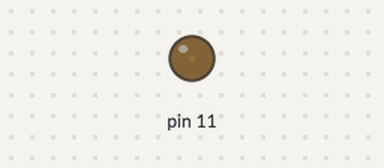
This sketch was run on a simulated Arduino Uno, built with avr-gcc and run on an emulated ATmega328P. Parts: output pins drawn as LEDs (lit = HIGH).

Above: at 0.05 s.
At 1.0 s:
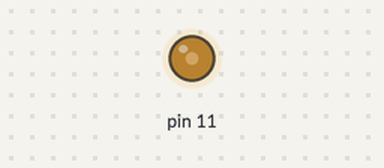
Timing chart, 0 to 3.0 s (numbered marks = the images above):
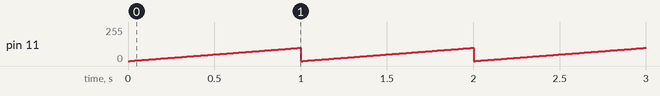

Measured:
- by itself, pin 11: ramps from 0/255 to 99/255 and jumps back, once every 1.0 s

The sketch:

analogled.ino
```cpp
void setup() {
  // put your setup code here, to run once:

pinMode(11,OUTPUT);
}

void loop() {
  // put your main code here, to run repeatedly:

  for(int i=0;i<100;i++)
  {
    analogWrite(11,i);
    delay(10);
    }

}
```
